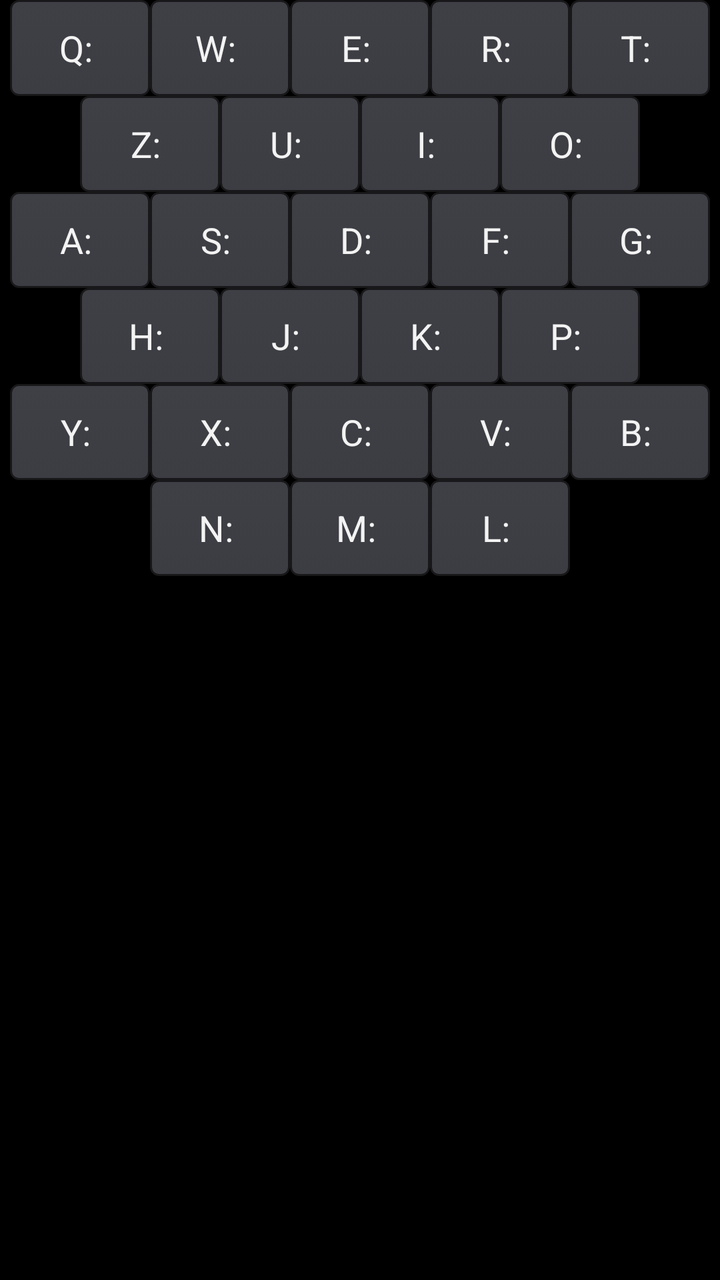
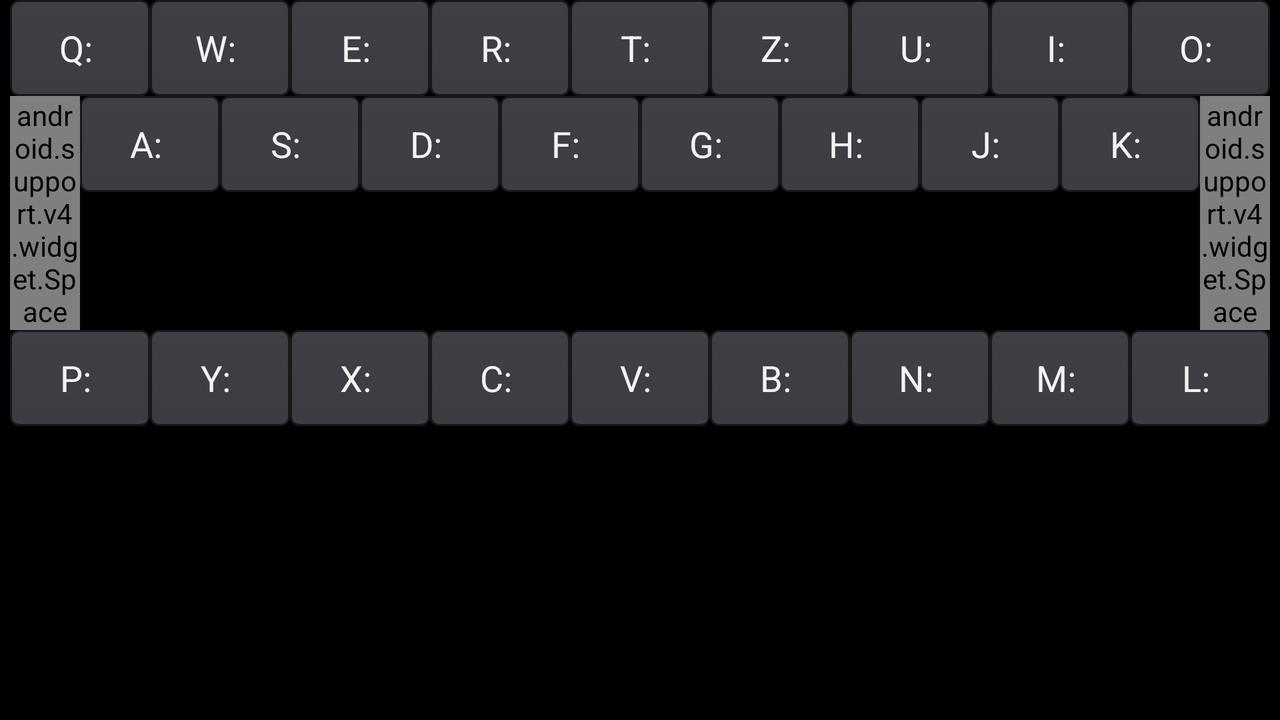

Two renders of one Android screen. The first uses the default layout on a phone; the second uses the alternative layout the repository ships for a different screen configuration, on a matching device. The two XML files are below.
<!-- AndroidManifest.xml: application theme AppTheme -->
<!-- res/layout/dialog_plugs.xml -->
<RelativeLayout
    xmlns:android="http://schemas.android.com/apk/res/android"
    android:layout_width="wrap_content"
    android:layout_height="wrap_content"
    android:paddingStart="5dp"
    android:paddingEnd="5dp">

    <LinearLayout
        android:layout_width="match_parent"
        android:layout_height="wrap_content"
        android:orientation="horizontal"
        android:id="@+id/first_row">

        <Button
            android:layout_width="0dp"
            android:layout_height="wrap_content"
            android:layout_weight="2"
            android:id="@+id/Q"
            android:text="Q: "
            android:background="@drawable/button_grey"/>
        <Button
            android:layout_width="0dp"
            android:layout_height="wrap_content"
            android:layout_weight="2"
            android:id="@+id/W"
            android:text="W: "
            android:background="@drawable/button_grey"/>
        <Button
            android:layout_width="0dp"
            android:layout_height="wrap_content"
            android:layout_weight="2"
            android:id="@+id/E"
            android:text="E: "
            android:background="@drawable/button_grey"/>
        <Button
            android:layout_width="0dp"
            android:layout_height="wrap_content"
            android:layout_weight="2"
            android:id="@+id/R"
            android:text="R: "
            android:background="@drawable/button_grey"/>
        <Button
            android:layout_width="0dp"
            android:layout_height="wrap_content"
            android:layout_weight="2"
            android:id="@+id/T"
            android:text="T: "
            android:background="@drawable/button_grey"/>
    </LinearLayout>

    <LinearLayout
        android:layout_width="match_parent"
        android:layout_height="wrap_content"
        android:orientation="horizontal"
        android:layout_below="@id/first_row"
        android:id="@+id/second_row">

        <Space
            android:layout_width="0dp"
            android:layout_weight="1"
            android:layout_height="wrap_content" />
        <Button
            android:layout_width="0dp"
            android:layout_height="wrap_content"
            android:layout_weight="2"
            android:id="@+id/Z"
            android:text="Z: "
            android:background="@drawable/button_grey"/>
        <Button
            android:layout_width="0dp"
            android:layout_height="wrap_content"
            android:layout_weight="2"
            android:id="@+id/U"
            android:text="U: "
            android:background="@drawable/button_grey"/>
        <Button
            android:layout_width="0dp"
            android:layout_height="wrap_content"
            android:layout_weight="2"
            android:id="@+id/I"
            android:text="I: "
            android:background="@drawable/button_grey"/>
        <Button
            android:layout_width="0dp"
            android:layout_height="wrap_content"
            android:layout_weight="2"
            android:id="@+id/O"
            android:text="O: "
            android:background="@drawable/button_grey"/>
        <Space
            android:layout_width="0dp"
            android:layout_weight="1"
            android:layout_height="wrap_content" />

    </LinearLayout>

    <LinearLayout
        android:layout_width="match_parent"
        android:layout_height="wrap_content"
        android:orientation="horizontal"
        android:layout_below="@id/second_row"
        android:id="@+id/third_row">

        <Button
            android:layout_width="0dp"
            android:layout_height="wrap_content"
            android:layout_weight="2"
            android:id="@+id/A"
            android:text="A: "
            android:background="@drawable/button_grey"/>
        <Button
            android:layout_width="0dp"
            android:layout_height="wrap_content"
            android:layout_weight="2"
            android:id="@+id/S"
            android:text="S: "
            android:background="@drawable/button_grey"/>
        <Button
            android:layout_width="0dp"
            android:layout_height="wrap_content"
            android:layout_weight="2"
            android:id="@+id/D"
            android:text="D: "
            android:background="@drawable/button_grey"/>
        <Button
            android:layout_width="0dp"
            android:layout_height="wrap_content"
            android:layout_weight="2"
            android:id="@+id/F"
            android:text="F: "
            android:background="@drawable/button_grey"/>
        <Button
            android:layout_width="0dp"
            android:layout_height="wrap_content"
            android:layout_weight="2"
            android:id="@+id/G"
            android:text="G: "
            android:background="@drawable/button_grey"/>

    </LinearLayout>

    <LinearLayout
        android:layout_width="match_parent"
        android:layout_height="wrap_content"
        android:orientation="horizontal"
        android:layout_below="@id/third_row"
        android:id="@+id/fourth_row">

        <Space
            android:layout_width="0dp"
            android:layout_weight="1"
            android:layout_height="wrap_content" />
        <Button
            android:layout_width="0dp"
            android:layout_height="wrap_content"
            android:layout_weight="2"
            android:id="@+id/H"
            android:text="H: "
            android:background="@drawable/button_grey"/>
        <Button
            android:layout_width="0dp"
            android:layout_height="wrap_content"
            android:layout_weight="2"
            android:id="@+id/J"
            android:text="J: "
            android:background="@drawable/button_grey"/>
        <Button
            android:layout_width="0dp"
            android:layout_height="wrap_content"
            android:layout_weight="2"
            android:id="@+id/K"
            android:text="K: "
            android:background="@drawable/button_grey"/>
        <Button
            android:layout_width="0dp"
            android:layout_height="wrap_content"
            android:layout_weight="2"
            android:id="@+id/P"
            android:text="P: "
            android:background="@drawable/button_grey"/>
        <Space
            android:layout_width="0dp"
            android:layout_weight="1"
            android:layout_height="wrap_content" />

    </LinearLayout>

    <LinearLayout
        android:layout_width="match_parent"
        android:layout_height="wrap_content"
        android:orientation="horizontal"
        android:layout_below="@id/fourth_row"
        android:id="@+id/fifth_row">

        <Button
            android:layout_width="0dp"
            android:layout_height="wrap_content"
            android:layout_weight="2"
            android:id="@+id/Y"
            android:text="Y: "
            android:background="@drawable/button_grey"/>
        <Button
            android:layout_width="0dp"
            android:layout_height="wrap_content"
            android:layout_weight="2"
            android:id="@+id/X"
            android:text="X: "
            android:background="@drawable/button_grey"/>
        <Button
            android:layout_width="0dp"
            android:layout_height="wrap_content"
            android:layout_weight="2"
            android:id="@+id/C"
            android:text="C: "
            android:background="@drawable/button_grey"/>
        <Button
            android:layout_width="0dp"
            android:layout_height="wrap_content"
            android:layout_weight="2"
            android:id="@+id/V"
            android:text="V: "
            android:background="@drawable/button_grey"/>
        <Button
            android:layout_width="0dp"
            android:layout_height="wrap_content"
            android:layout_weight="2"
            android:id="@+id/B"
            android:text="B: "
            android:background="@drawable/button_grey"/>

    </LinearLayout>

    <LinearLayout
        android:layout_width="match_parent"
        android:layout_height="wrap_content"
        android:orientation="horizontal"
        android:layout_below="@id/fifth_row"
        android:id="@+id/sixth_row">

        <Space
            android:layout_width="0dp"
            android:layout_weight="2"
            android:layout_height="wrap_content" />
        <Button
            android:layout_width="0dp"
            android:layout_height="wrap_content"
            android:layout_weight="2"
            android:id="@+id/N"
            android:text="N: "
            android:background="@drawable/button_grey"/>
        <Button
            android:layout_width="0dp"
            android:layout_height="wrap_content"
            android:layout_weight="2"
            android:id="@+id/M"
            android:text="M: "
            android:background="@drawable/button_grey"/>
        <Button
            android:layout_width="0dp"
            android:layout_height="wrap_content"
            android:layout_weight="2"
            android:id="@+id/L"
            android:text="L: "
            android:background="@drawable/button_grey"/>
        <Space
            android:layout_width="0dp"
            android:layout_weight="2"
            android:layout_height="wrap_content" />
    </LinearLayout>

</RelativeLayout>
<!-- resources referenced by this layout -->
<resources>
  <!-- drawable button_grey (drawable) -->
  <?xml version="1.0" encoding="UTF-8"?>
  <selector xmlns:android="http://schemas.android.com/apk/res/android"
      android:layout_height="wrap_content"
      android:layout_width="wrap_content">
      <item android:state_pressed="true" >
          <shape>
              <solid
                  android:color="#666670" />
              <stroke
                  android:width="1dp"
                  android:color="#222222" />
              <corners
                  android:radius="4dp" />
              <padding
                  android:left="10dp"
                  android:top="10dp"
                  android:right="10dp"
                  android:bottom="10dp" />
          </shape>
      </item>
      <item>
          <shape>
              <gradient
                  android:startColor="#3f4046"
                  android:endColor="#3c3d43"
                  android:angle="270" />
              <stroke
                  android:width="1dp"
                  android:color="#181719" />
              <corners
                  android:radius="4dp" />
              <padding
                  android:left="10dp"
                  android:top="10dp"
                  android:right="10dp"
                  android:bottom="10dp" />
          </shape>
      </item>
  </selector>
  <!-- from res/values-v11/ -->
  <style name="AppTheme" parent="android:Theme.Holo">
          
      </style>
</resources>
<!-- res/layout-land/dialog_plugs.xml (the author's variant of the layout above) -->
<!-- drawn on the phone turned sideways -->
<RelativeLayout
    xmlns:android="http://schemas.android.com/apk/res/android"
    xmlns:tools="http://schemas.android.com/tools"
    android:layout_width="match_parent"
    android:layout_height="wrap_content"
    android:paddingStart="5dp"
    android:paddingEnd="5dp">

    <LinearLayout
        android:layout_width="match_parent"
        android:layout_height="wrap_content"
        android:orientation="horizontal"
        android:id="@+id/first_row">

        <Button
            android:layout_width="0dp"
            android:layout_height="wrap_content"
            android:layout_weight="2"
            android:id="@+id/Q"
            android:text="Q: "
            android:background="@drawable/button_grey"
            tools:ignore="ButtonStyle,HardcodedText" />
        <Button
            android:layout_width="0dp"
            android:layout_height="wrap_content"
            android:layout_weight="2"
            android:id="@+id/W"
            android:text="W: "
            android:background="@drawable/button_grey"
            tools:ignore="ButtonStyle,HardcodedText" />
        <Button
            android:layout_width="0dp"
            android:layout_height="wrap_content"
            android:layout_weight="2"
            android:id="@+id/E"
            android:text="E: "
            android:background="@drawable/button_grey"
            tools:ignore="ButtonStyle,HardcodedText" />
        <Button
            android:layout_width="0dp"
            android:layout_height="wrap_content"
            android:layout_weight="2"
            android:id="@+id/R"
            android:text="R: "
            android:background="@drawable/button_grey"
            tools:ignore="ButtonStyle,HardcodedText" />
        <Button
            android:layout_width="0dp"
            android:layout_height="wrap_content"
            android:layout_weight="2"
            android:id="@+id/T"
            android:text="T: "
            android:background="@drawable/button_grey"
            tools:ignore="ButtonStyle,HardcodedText" />
        <Button
            android:layout_width="0dp"
            android:layout_height="wrap_content"
            android:layout_weight="2"
            android:id="@+id/Z"
            android:text="Z: "
            android:background="@drawable/button_grey"
            tools:ignore="ButtonStyle,HardcodedText" />
        <Button
            android:layout_width="0dp"
            android:layout_height="wrap_content"
            android:layout_weight="2"
            android:id="@+id/U"
            android:text="U: "
            android:background="@drawable/button_grey"
            tools:ignore="ButtonStyle,HardcodedText" />
        <Button
            android:layout_width="0dp"
            android:layout_height="wrap_content"
            android:layout_weight="2"
            android:id="@+id/I"
            android:text="I: "
            android:background="@drawable/button_grey"
            tools:ignore="ButtonStyle,HardcodedText" />
        <Button
            android:layout_width="0dp"
            android:layout_height="wrap_content"
            android:layout_weight="2"
            android:id="@+id/O"
            android:text="O: "
            android:background="@drawable/button_grey"
            tools:ignore="ButtonStyle,HardcodedText" />

    </LinearLayout>

    <LinearLayout
        android:layout_width="match_parent"
        android:layout_height="wrap_content"
        android:orientation="horizontal"
        android:layout_below="@id/first_row"
        android:id="@+id/second_row">

        <android.support.v4.widget.Space
            android:layout_width="0dp"
            android:layout_weight="1"
            android:layout_height="wrap_content" />
        <Button
            android:layout_width="0dp"
            android:layout_height="wrap_content"
            android:layout_weight="2"
            android:id="@+id/A"
            android:text="A: "
            android:background="@drawable/button_grey"
            tools:ignore="HardcodedText" />
        <Button
            android:layout_width="0dp"
            android:layout_height="wrap_content"
            android:layout_weight="2"
            android:id="@+id/S"
            android:text="S: "
            android:background="@drawable/button_grey"
            tools:ignore="HardcodedText" />
        <Button
            android:layout_width="0dp"
            android:layout_height="wrap_content"
            android:layout_weight="2"
            android:id="@+id/D"
            android:text="D: "
            android:background="@drawable/button_grey"
            tools:ignore="HardcodedText" />
        <Button
            android:layout_width="0dp"
            android:layout_height="wrap_content"
            android:layout_weight="2"
            android:id="@+id/F"
            android:text="F: "
            android:background="@drawable/button_grey"
            tools:ignore="HardcodedText" />
        <Button
            android:layout_width="0dp"
            android:layout_height="wrap_content"
            android:layout_weight="2"
            android:id="@+id/G"
            android:text="G: "
            android:background="@drawable/button_grey"
            tools:ignore="HardcodedText" />
        <Button
            android:layout_width="0dp"
            android:layout_height="wrap_content"
            android:layout_weight="2"
            android:id="@+id/H"
            android:text="H: "
            android:background="@drawable/button_grey"
            tools:ignore="HardcodedText" />
        <Button
            android:layout_width="0dp"
            android:layout_height="wrap_content"
            android:layout_weight="2"
            android:id="@+id/J"
            android:text="J: "
            android:background="@drawable/button_grey"
            tools:ignore="HardcodedText" />
        <Button
            android:layout_width="0dp"
            android:layout_height="wrap_content"
            android:layout_weight="2"
            android:id="@+id/K"
            android:text="K: "
            android:background="@drawable/button_grey"
            tools:ignore="HardcodedText" />
        <android.support.v4.widget.Space
            android:layout_width="0dp"
            android:layout_weight="1"
            android:layout_height="wrap_content" />

    </LinearLayout>

    <LinearLayout
        android:layout_width="match_parent"
        android:layout_height="wrap_content"
        android:orientation="horizontal"
        android:layout_below="@id/second_row"
        android:id="@+id/third_row">

        <Button
            android:layout_width="0dp"
            android:layout_height="wrap_content"
            android:layout_weight="2"
            android:id="@+id/P"
            android:text="P: "
            android:background="@drawable/button_grey"
            tools:ignore="ButtonStyle,HardcodedText" />
        <Button
            android:layout_width="0dp"
            android:layout_height="wrap_content"
            android:layout_weight="2"
            android:id="@+id/Y"
            android:text="Y: "
            android:background="@drawable/button_grey"
            tools:ignore="ButtonStyle,HardcodedText" />
        <Button
            android:layout_width="0dp"
            android:layout_height="wrap_content"
            android:layout_weight="2"
            android:id="@+id/X"
            android:text="X: "
            android:background="@drawable/button_grey"
            tools:ignore="ButtonStyle,HardcodedText" />
        <Button
            android:layout_width="0dp"
            android:layout_height="wrap_content"
            android:layout_weight="2"
            android:id="@+id/C"
            android:text="C: "
            android:background="@drawable/button_grey"
            tools:ignore="ButtonStyle,HardcodedText" />
        <Button
            android:layout_width="0dp"
            android:layout_height="wrap_content"
            android:layout_weight="2"
            android:id="@+id/V"
            android:text="V: "
            android:background="@drawable/button_grey"
            tools:ignore="ButtonStyle,HardcodedText" />
        <Button
            android:layout_width="0dp"
            android:layout_height="wrap_content"
            android:layout_weight="2"
            android:id="@+id/B"
            android:text="B: "
            android:background="@drawable/button_grey"
            tools:ignore="ButtonStyle,HardcodedText" />
        <Button
            android:layout_width="0dp"
            android:layout_height="wrap_content"
            android:layout_weight="2"
            android:id="@+id/N"
            android:text="N: "
            android:background="@drawable/button_grey"
            tools:ignore="ButtonStyle,HardcodedText" />
        <Button
            android:layout_width="0dp"
            android:layout_height="wrap_content"
            android:layout_weight="2"
            android:id="@+id/M"
            android:text="M: "
            android:background="@drawable/button_grey"
            tools:ignore="ButtonStyle,HardcodedText" />
        <Button
            android:layout_width="0dp"
            android:layout_height="wrap_content"
            android:layout_weight="2"
            android:id="@+id/L"
            android:text="L: "
            android:background="@drawable/button_grey"
            tools:ignore="ButtonStyle,HardcodedText" />

    </LinearLayout>

</RelativeLayout>
